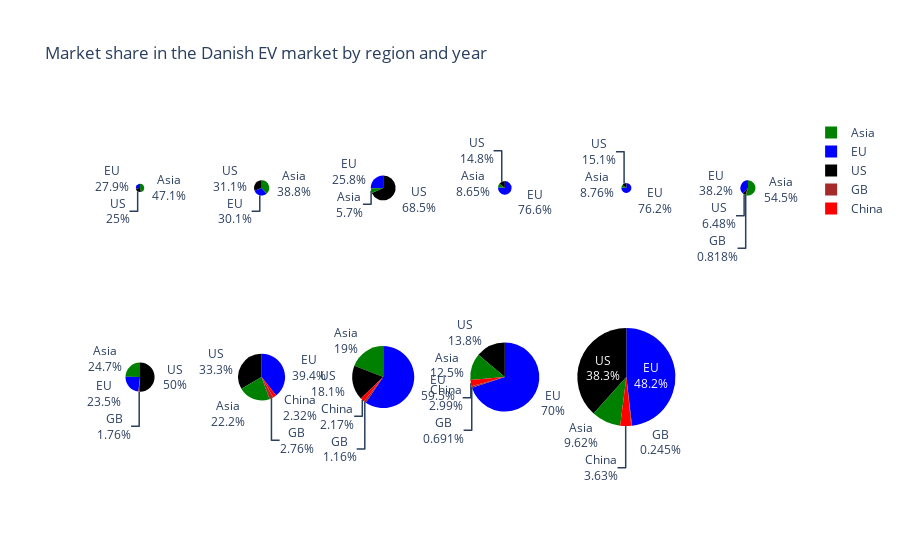

Write notebook code for a chart like this one.
### Code cell
# Get unique years
years = data_sorted['Year'].unique()

# Calculate the number of pie charts per line
num_charts_per_line = (len(years) + 1) // 2  # Round up to ensure half the charts are on each line

# Create subplots with two rows and the calculated number of columns
fig = make_subplots(rows=2, cols=num_charts_per_line, specs=[[{'type':'domain'}] * num_charts_per_line] * 2)


# Iterate over each year
for i, year in enumerate(years, start=1):
    # Calculate the row and column indices for the current chart
    row_index = (i - 1) // num_charts_per_line + 1  # Divide by the number of charts per line and round up
    col_index = (i - 1) % num_charts_per_line + 1
    
    # Filter data for the current year
    year_data = data_sorted[data_sorted['Year'] == year]
    
    # Group the data by region and sum up the sales
    sales_by_region = year_data.groupby('Region')['Sales'].sum().reset_index()
    
    # Add a pie chart trace for the current year
    pie_trace = go.Pie(
        labels=sales_by_region['Region'], 
        values=sales_by_region['Sales'], 
        scalegroup='one', 
        name=f"{year}",
        marker=dict(colors=[color_region[region] for region in sales_by_region['Region']]),
        textinfo='label+percent',
        hoverinfo='label+value+name'  # Include value of sales in the hover info
    )
    
    fig.add_trace(pie_trace, row=row_index, col=col_index)

# Update layout
fig.update_layout(title_text='Market share in the Danish EV market by region and year')

fig.show()

### Figure 1 — Plotly figure (JSON) as saved in the notebook; plotly's stock layout.template omitted (floating-point values rounded to 4 significant figures)
{"data": [{"domain": {"x": [0, 0.1389], "y": [0.575, 1]}, "hoverinfo": "label+value+name", "labels": ["Asia", "EU", "US"], "marker": {"colors": ["green", "blue", "black"]}, "name": "2013", "scalegroup": "one", "textinfo": "label+percent", "type": "pie", "values": [211, 125, 112]}, {"domain": {"x": [0.1722, 0.3111], "y": [0.575, 1]}, "hoverinfo": "label+value+name", "labels": ["Asia", "EU", "US"], "marker": {"colors": ["green", "blue", "black"]}, "name": "2014", "scalegroup": "one", "textinfo": "label+percent", "type": "pie", "values": [577, 447, 462]}, {"domain": {"x": [0.3444, 0.4833], "y": [0.575, 1]}, "hoverinfo": "label+value+name", "labels": ["Asia", "EU", "US"], "marker": {"colors": ["green", "blue", "black"]}, "name": "2015", "scalegroup": "one", "textinfo": "label+percent", "type": "pie", "values": [227, 1029, 2725]}, {"domain": {"x": [0.5167, 0.6556], "y": [0.575, 1]}, "hoverinfo": "label+value+name", "labels": ["Asia", "EU", "US"], "marker": {"colors": ["green", "blue", "black"]}, "name": "2016", "scalegroup": "one", "textinfo": "label+percent", "type": "pie", "values": [103, 912, 176]}, {"domain": {"x": [0.6889, 0.8278], "y": [0.575, 1]}, "hoverinfo": "label+value+name", "labels": ["Asia", "EU", "US"], "marker": {"colors": ["green", "blue", "black"]}, "name": "2017", "scalegroup": "one", "textinfo": "label+percent", "type": "pie", "values": [57, 496, 98]}, {"domain": {"x": [0.8611, 1], "y": [0.575, 1]}, "hoverinfo": "label+value+name", "labels": ["Asia", "EU", "GB", "US"], "marker": {"colors": ["green", "blue", "brown", "black"]}, "name": "2018", "scalegroup": "one", "textinfo": "label+percent", "type": "pie", "values": [799, 561, 12, 95]}, {"domain": {"x": [0, 0.1389], "y": [0, 0.425]}, "hoverinfo": "label+value+name", "labels": ["Asia", "EU", "GB", "US"], "marker": {"colors": ["green", "blue", "brown", "black"]}, "name": "2019", "scalegroup": "one", "textinfo": "label+percent", "type": "pie", "values": [1348, 1286, 96, 2734]}, {"domain": {"x": [0.1722, 0.3111], "y": [0, 0.425]}, "hoverinfo": "label+value+name", "labels": ["Asia", "China", "EU", "GB", "US"], "marker": {"colors": ["green", "red", "blue", "brown", "black"]}, "name": "2020", "scalegroup": "one", "textinfo": "label+percent", "type": "pie", "values": [3139, 328, 5580, 391, 4721]}, {"domain": {"x": [0.3444, 0.4833], "y": [0, 0.425]}, "hoverinfo": "label+value+name", "labels": ["Asia", "China", "EU", "GB", "US"], "marker": {"colors": ["green", "red", "blue", "brown", "black"]}, "name": "2021", "scalegroup": "one", "textinfo": "label+percent", "type": "pie", "values": [4722, 539, 14763, 287, 4491]}, {"domain": {"x": [0.5167, 0.6556], "y": [0, 0.425]}, "hoverinfo": "label+value+name", "labels": ["Asia", "China", "EU", "GB", "US"], "marker": {"colors": ["green", "red", "blue", "brown", "black"]}, "name": "2022", "scalegroup": "one", "textinfo": "label+percent", "type": "pie", "values": [3831, 918, 21480, 212, 4250]}, {"domain": {"x": [0.6889, 0.8278], "y": [0, 0.425]}, "hoverinfo": "label+value+name", "labels": ["Asia", "China", "EU", "GB", "US"], "marker": {"colors": ["green", "red", "blue", "brown", "black"]}, "name": "2023", "scalegroup": "one", "textinfo": "label+percent", "type": "pie", "values": [5955, 2249, 29828, 152, 23748]}], "layout": {"title": {"text": "Market share in the Danish EV market by region and year"}}}
